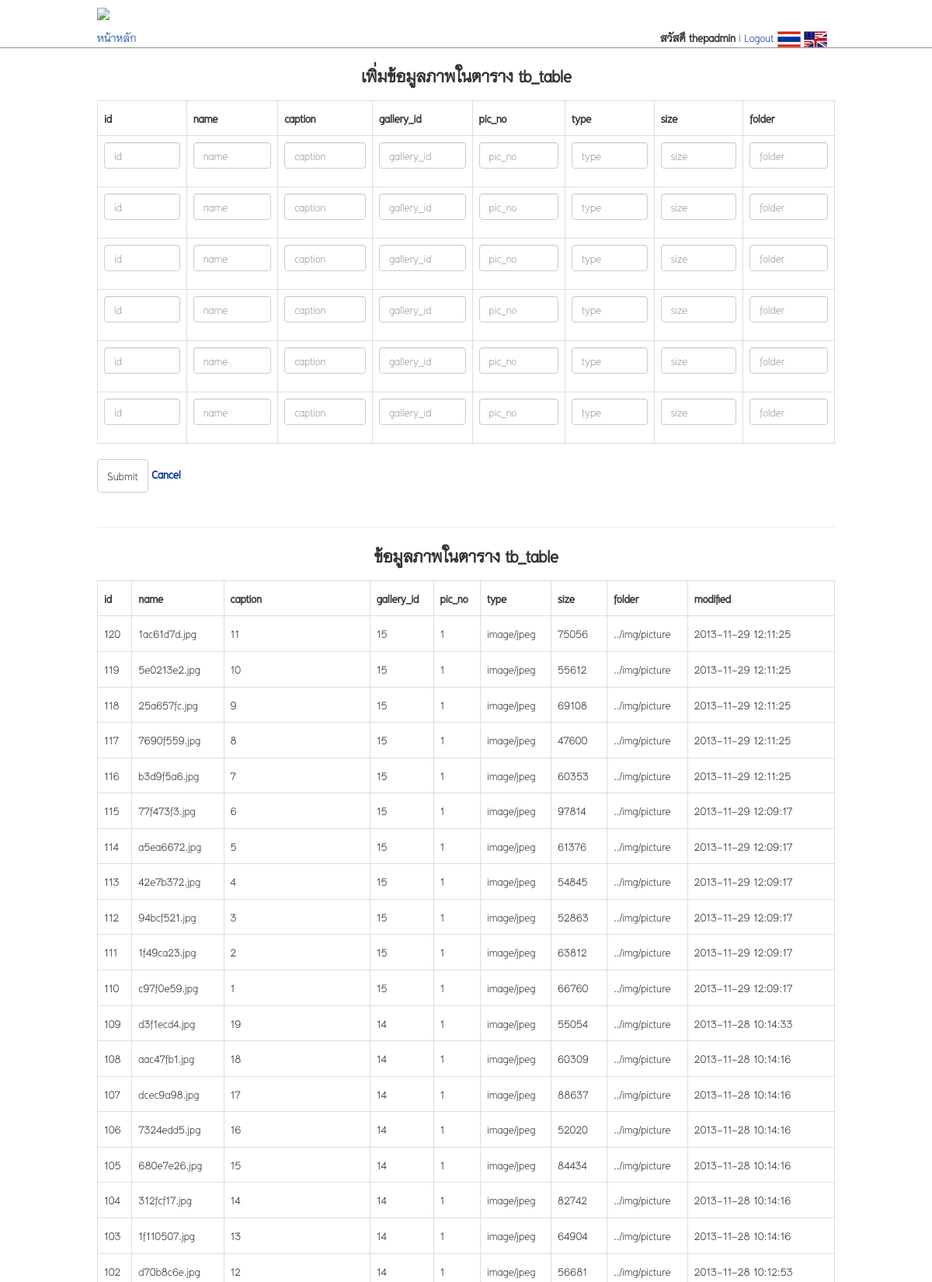
Screenshot of /views/add-tb_picture.php (signed in, upper part) with the database file from the repository.
### tables this page shows
CREATE TABLE `tb_picture` (
  `id` int(11) NOT NULL auto_increment,
  `name` varchar(255) NOT NULL,
  `caption` varchar(255) NOT NULL,
  `gallery_id` int(11) NOT NULL,
  `pic_no` int(11) NOT NULL,
  `type` varchar(255) NOT NULL,
  `size` float NOT NULL,
  `folder` varchar(255) NOT NULL,
  `modified` varchar(255) NOT NULL,
  PRIMARY KEY  (`id`)
);

### src/views/add-tb_picture.php (the view, shortened to what this page needs)
</head>
<body>
    <div class="container">
        <div class="row">
            <div class="col-xs-12 col-sm-12 col-md-12">
                <h2 class="text-center">เพิ่มข้อมูลภาพในตาราง tb_table <?php echo $g['title']; ?></h2>
                <form role="form" name="form1" method="post" action="<?php echo $_SERVER['PHP_SELF']; ?>" enctype="multipart/form-data">
                    <table class="table table-bordered">
                        <tr>
                            <th>id</th>
                            <th>name</th>
                            <th>caption</th>
                            <th>gallery_id</th>
                            <th>pic_no</th>
                            <th>type</th>
                            <th>size</th>
                            <th>folder</th>
                        </tr>
                        <?php
                        for ($i = 1; $i <= 6; $i++) {
                            echo '
                    <tr>
                        <td>
                            <div class="form-group">
                                <label class="sr-only" for="id_'.$i.'">id</label>
                                <input type="text" class="form-control" id="id_'.$i.'" name="id_'.$i.'" placeholder="id">
                            </div>
                        </td>
                        <td>
                            <div class="form-group">
                                <label class="sr-only" for="name_'.$i.'">name</label>
                                <input type="text" class="form-control" id="name_'.$i.'" name="name_'.$i.'" placeholder="name">
                            </div>
                        </td>
                        <td>
                            <div class="form-group">
                                <label class="sr-only" for="caption_'.$i.'">caption</label>
                                <input type="text" class="form-control" id="caption_'.$i.'" name="caption_'.$i.'" placeholder="caption">
                            </div>
                        </td>
                        <td>
                            <div class="form-group">
                                <label class="sr-only" for="gallery_id_'.$i.'">gallery_id</label>
                                <input type="text" class="form-control" id="gallery_id_'.$i.'" name="gallery_id_'.$i.'" placeholder="gallery_id">
                            </div>
                        </td>
                        <td>
                            <div class="form-group">
                                <label class="sr-only" for="pic_no_'.$i.'">id</label>
                                <input type="text" class="form-control" id="pic_no_'.$i.'" name="pic_no_'.$i.'" placeholder="pic_no">
                            </div>
                        </td>
                        <td>
                            <div class="form-group">
                                <label class="sr-only" for="type_'.$i.'">type</label>
                                <input type="text" class="form-control" id="type_'.$i.'" name="type_'.$i.'" placeholder="type">
                            </div>
                        </td>
                        <td>
                            <div class="form-group">
                                <label class="sr-only" for="size_'.$i.'">size</label>
                                <input type="text" class="form-control" id="size_'.$i.'" name="size_'.$i.'" placeholder="size">
                            </div>
                        </td>
                        <td>
                            <div class="form-group">
                                <label class="sr-only" for="folder_'.$i.'">folder</label>
                                <input type="text" class="form-control" id="folder_'.$i.'" name="folder_'.$i.'" placeholder="folder">
                            </div>
                        </td>
                    </tr>
                                ';
                        }
                        ?>
                    </table>
                    <input type="submit" value="Submit" class="btn btn-default"> <a href="gallery.php" style="font-weight: bold;">Cancel</a>
                </form>
                <p>&nbsp;</p>
                <hr>
                <h2 class="text-center">ข้อมูลภาพในตาราง tb_table <?php echo $g['title']; ?></h2>
                <?php
                $sql = "SELECT * FROM tb_picture ORDER BY id DESC;";
                $result = mysql_query($sql);
                ?>
                <table class="table table-bordered">
                    <tr>
                        <th>id</th>
                        <th>name</th>
                        <th>caption</th>
                        <th>gallery_id</th>
                        <th>pic_no</th>
                        <th>type</th>
                        <th>size</th>
                        <th>folder</th>
                        <th>modified</th>
                    </tr>
                    <?php
                    while ($p = mysql_fetch_array($result)) {
                        echo '
                    <tr>
                        <td>' . $p['id'] . '</td>
                        <td>' . $p['name'] . '</td>
                        <td>' . $p['caption'] . '</td>
                        <td>' . $p['gallery_id'] . '</td>
                        <td>' . $p['pic_no'] . '</td>
                        <td>' . $p['type'] . '</td>
                        <td>' . $p['size'] . '</td>
                        <td>' . $p['folder'] . '</td>
                        <td>' . $p['modified'] . '</td>
                    </tr>
                    ';
                    }
                    ?>
                </table>
            </div>
        </div>
    </div>
</body>
</html>

### src/themes/assets/css/docs.css (style rules this page uses)
body { position: relative; padding-top: 50px; }

### src/style/main.css (style rules this page uses)
body { margin: 0; padding: 0; width: 100%; background-color: #FFF; font-family: 'TH Niramit AS'; font-size: 20px; line-height: 24px; color: #333; }
h1, h2, h3, h4, h5, h6, .h1, .h2, .h3, .h4, .h5, .h6 { font-family: 'TH Niramit AS'; font-weight: bold; }
a { text-decoration: none; color: #039; }
td { padding-left: 10px; padding-right: 10px; }
h1, h2, h3 { margin-top: 10px; margin-bottom: 8px; }
p { margin: 0 }
.col-xs-1, .col-xs-2, .col-xs-3, .col-xs-4, .col-xs-5, .col-xs-6, .col-xs-7, .col-xs-8, .col-xs-9, .col-xs-10, .col-xs-11, .col-xs-12, .col-sm-1, .col-sm-2, .col-sm-3, .col-sm-4, .col-sm-5, .col-sm-6, .col-sm-7, .col-sm-8, .col-sm-9, .col-sm-10, .col-sm-11, .col-sm-12, .col-md-1, .col-md-2, .col-md-3, .col-md-4, .col-md-5, .col-md-6, .col-md-7, .col-md-8, .col-md-9, .col-md-10, .col-md-11, .col-md-12, .col-lg-1, .col-lg-2, .col-lg-3, .col-lg-4, .col-lg-5, .col-lg-6, .col-lg-7, .col-lg-8, .col-lg-9, .col-lg-10, .col-lg-11, .col-lg-12 { padding-top: 10px; padding-right: 10px; padding-left: 10px; }
table { margin: auto; margin-top: 15px; }
.form-control { font-size: 20px; }
.btn { font-size: 20px; }
@media (min-width: 1200px) { .container { max-width: 100%; } }
@media (min-width: 1200px) { .container > .row, footer > .row { width: 970px; margin: auto; } }

### rows the page displays
tb_picture: id "120", name "1ac61d7d.jpg", caption "11", gallery "15", pic_no "1", type "image/jpeg", size "75056", folder "../img/picture", modified "2013-11-29 12:11:25"
tb_picture: id "119", name "5e0213e2.jpg", caption "10", gallery "15", pic_no "1", type "image/jpeg", size "55612", folder "../img/picture", modified "2013-11-29 12:11:25"
tb_picture: id "118", name "25a657fc.jpg", caption "9", gallery "15", pic_no "1", type "image/jpeg", size "69108", folder "../img/picture", modified "2013-11-29 12:11:25"
tb_picture: id "117", name "7690f559.jpg", caption "8", gallery "15", pic_no "1", type "image/jpeg", size "47600", folder "../img/picture", modified "2013-11-29 12:11:25"
tb_picture: id "116", name "b3d9f5a6.jpg", caption "7", gallery "15", pic_no "1", type "image/jpeg", size "60353", folder "../img/picture", modified "2013-11-29 12:11:25"
tb_picture: id "115", name "77f473f3.jpg", caption "6", gallery "15", pic_no "1", type "image/jpeg", size "97814", folder "../img/picture", modified "2013-11-29 12:09:17"
tb_picture: id "114", name "a5ea6672.jpg", caption "5", gallery "15", pic_no "1", type "image/jpeg", size "61376", folder "../img/picture", modified "2013-11-29 12:09:17"
tb_picture: id "113", name "42e7b372.jpg", caption "4", gallery "15", pic_no "1", type "image/jpeg", size "54845", folder "../img/picture", modified "2013-11-29 12:09:17"
tb_picture: id "112", name "94bcf521.jpg", caption "3", gallery "15", pic_no "1", type "image/jpeg", size "52863", folder "../img/picture", modified "2013-11-29 12:09:17"
tb_picture: id "111", name "1f49ca23.jpg", caption "2", gallery "15", pic_no "1", type "image/jpeg", size "63812", folder "../img/picture", modified "2013-11-29 12:09:17"
tb_picture: id "110", name "c97f0e59.jpg", caption "1", gallery "15", pic_no "1", type "image/jpeg", size "66760", folder "../img/picture", modified "2013-11-29 12:09:17"
tb_picture: id "109", name "d3f1ecd4.jpg", caption "19", gallery "14", pic_no "1", type "image/jpeg", size "55054", folder "../img/picture", modified "2013-11-28 10:14:33"
tb_picture: id "108", name "aac47fb1.jpg", caption "18", gallery "14", pic_no "1", type "image/jpeg", size "60309", folder "../img/picture", modified "2013-11-28 10:14:16"
tb_picture: id "107", name "dcec9a98.jpg", caption "17", gallery "14", pic_no "1", type "image/jpeg", size "88637", folder "../img/picture", modified "2013-11-28 10:14:16"
tb_picture: id "106", name "7324edd5.jpg", caption "16", gallery "14", pic_no "1", type "image/jpeg", size "52020", folder "../img/picture", modified "2013-11-28 10:14:16"
tb_picture: id "105", name "680e7e26.jpg", caption "15", gallery "14", pic_no "1", type "image/jpeg", size "84434", folder "../img/picture", modified "2013-11-28 10:14:16"
tb_picture: id "104", name "312fcf17.jpg", caption "14", gallery "14", pic_no "1", type "image/jpeg", size "82742", folder "../img/picture", modified "2013-11-28 10:14:16"
tb_picture: id "103", name "1f110507.jpg", caption "13", gallery "14", pic_no "1", type "image/jpeg", size "64904", folder "../img/picture", modified "2013-11-28 10:14:16"
tb_picture: id "102", name "d70b8c6e.jpg", caption "12", gallery "14", pic_no "1", type "image/jpeg", size "56681", folder "../img/picture", modified "2013-11-28 10:12:53"

### other values shown
$output "สวัสดี thepadmin | Logout"
